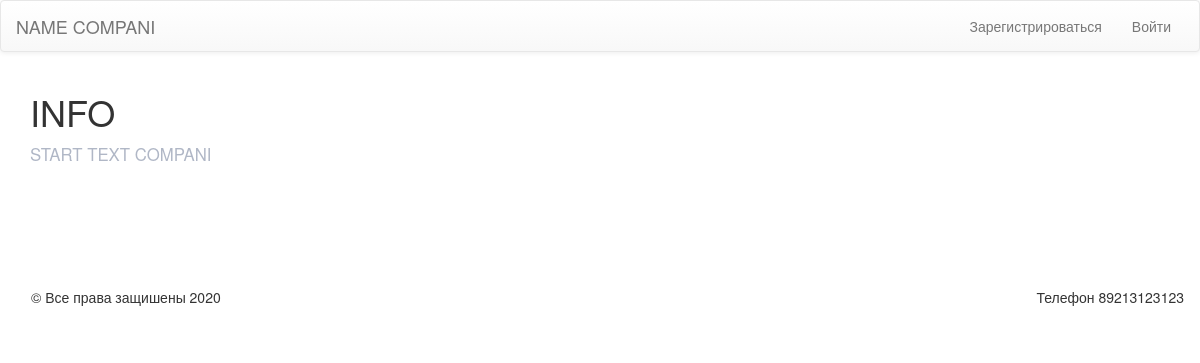
The app's page /, older data.
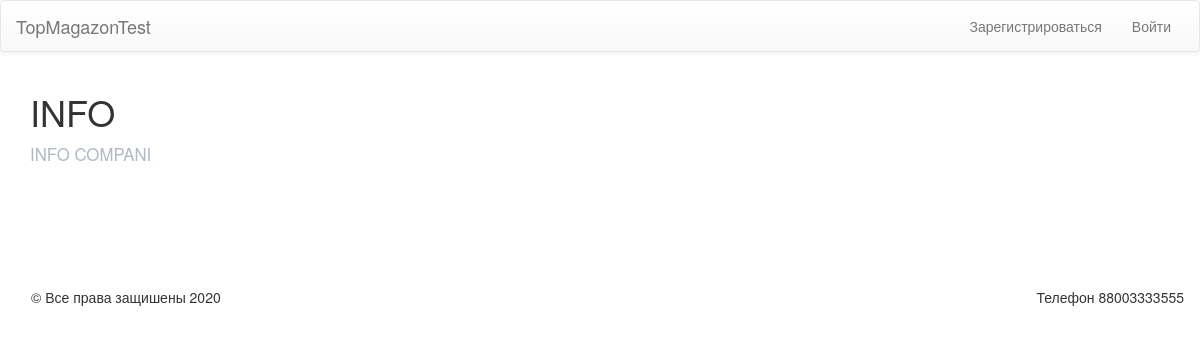
The same page, newer data.
### data/INFORM.py (models this page shows)
class Info(SqlAlchemyBase, SerializerMixin):
    __tablename__ = 'inform'
    id = sqlalchemy.Column(sqlalchemy.Integer,
                           primary_key=True, autoincrement=True)
    name = sqlalchemy.Column(sqlalchemy.String, nullable=False, default='name')
    start_text = sqlalchemy.Column(sqlalchemy.String, nullable=False, default='start_text')
    telefon = sqlalchemy.Column(sqlalchemy.String, nullable=False, default='89999999')
    compan_img = sqlalchemy.Column(sqlalchemy.String, nullable=False, default='https://sun9-16.userapi.com/c856028/v856028901/202200/Epy2s3_x81I.jpg')
    admin = sqlalchemy.Column(sqlalchemy.String, nullable=False, default='admin')
    modified_date = sqlalchemy.Column(sqlalchemy.DateTime, default=datetime.datetime.now)
    derektor = sqlalchemy.Column(sqlalchemy.String, nullable=False, default='derektor')

### main.py (the view)
@app.route('/')
def start():
    global inform
    categorid = pass_catal()[0]
    list_product = pass_catal()[1]
    id_treners = pass_treners()[0]
    id_li_client = pass_treners()[1]
    return render_template('start.html', title='start', inform=inform, categorid=categorid,
                           list_product=list_product, id_treners=id_treners, id_li_client=id_li_client)

### main.py (called while the page is built)
def pass_treners():
    list_clientele = []
    id_li_client = {}
    id_treners = {}
    for tran in session.query(Trainer):
        id_treners[str(tran.id)] = [tran.surname, tran.name, tran.age, tran.img_trainer, tran.email, tran.telefon]
        for cli in tran.clientele.split(', '):
            list_clientele.append(int(cli))
        id_li_client[str(tran.id)] = list_clientele
        list_clientele = []
    return [id_treners, id_li_client]

def pass_catal():
    id_product_list = []
    categorid = {}
    list_product = {}
    for cate in session.query(Categories):
        categorid[str(cate.id)] = [cate.name, cate.products]
        for prod in cate.products.split(', '):
            try:
                id_product_list.append(int(prod))
                list_product[str(cate.id)] = id_product_list
            except Exception as er:
                abort(404, message=f"fail prod list {er}")
        id_product_list = []
    return [categorid, list_product]

### templates/start.html
{% extends "base.html" %}
{% block content %}
    <h1>INFO</h1>
    <form action="" method="post">
        <div class="textsss">
        {{inform.start_text}}
        </div>
    </form>
{% endblock %}

### templates/base.html (shortened to what this page needs)
<!doctype html>
<html lang="en">
<head>
  <link rel="stylesheet" href="https://maxcdn.bootstrapcdn.com/bootstrap/3.3.7/css/bootstrap.min.css">
  <link rel="stylesheet" href="https://maxcdn.bootstrapcdn.com/bootstrap/3.3.7/css/bootstrap-theme.min.css">
    <link rel="stylesheet" type="text/css" href='/static/css/style.css' />
</head>
<body style="background-attachment:fixed" topmargin="0">
<nav class="navbar navbar-default" role="navigation">
    <div class="container-fluid">
      <div class="navbar-header">
        <a class="navbar-brand" href="/">{{inform.name}}</a>
      </div>
    {% if current_user.is_authenticated %}
        <div class="collapse navbar-collapse" id="bs-example-navbar-collapse-1">
            <div class="container">
  <ul class="nav nav-pills" role="tablist">
    <li><a href="#home" role="tab" data-toggle="pill">Catalog</a></li>
      <li><a href="/login">Войти в другой акаунт</a></li>
      <li><a class="nav navbar-brand" href="/profile/{{inform.id}}">{{ current_user.name }}</a></li>
      <li class="dropdown">
            <a href="#" class="dropdown-toggle" data-toggle="dropdown">Инфо тренеров <b class="caret"></b></a>
            <ul class="dropdown-menu">
                {% for item in id_treners %}
                <li><form class="collapse navbar-collapse">
                    <img width="50" height="50" src="{{id_treners[item][3]}}">№{{item}}
                    <h3>{{id_treners[item][0]}}</h3>
                    <h3>{{id_treners[item][1]}}</h3>
                    <footer>телефон: <br>{{id_treners[item][5]}}</footer>
                    <p>Возраст {{id_treners[item][2]}}</p>
                    <h5>{{id_treners[item][4]}}</h5>
                </form></li>
                <li class="divider"></li>
                {% endfor %}
            </ul></li>
  </ul>
  <div class="tab-content">
    <div role="tabpanel" class="tab-pane fade in" id="home">
        <nav class="navbar navbar-default" role="navigation">
        <ul class="nav nav-pills" role="tablist">
        {%for item in categorid%}
            <li><footer>№{{item}}</footer>
        <a  class="btn btn-info" href='/catalog/{{item}}'>{{categorid[item][0]}}</a></li>
        {% endfor %}
        </ul>
            </nav>
    </div>
</div>
{% else %}
      <div class="container">
        <ul class="nav navbar-nav navbar-right">
          <li><a href="/register">Зарегистрироваться</a></li>
          <li><a href="/login">Войти</a></li>
        </ul>
      </div>
            </div>
{% endif %}
</nav>
<main role="main" class="container">
    {% block content %}{% endblock %}
</main>
<br><br><br><br><br><br>
<nav class="navbar" role="navigation">
    <div class="container-fluid">
<div class="collapse navbar-collapse" >
    <ul class="nav navbar-nav">
        <li><footer>&copy; Все права защишены 2020</footer></li>
        </ul>
    <ul class="nav navbar-nav navbar-right">
        <li><footer>Телефон {{inform.telefon}}</footer></li>
        </ul>
</div>
      </div>
</nav>
</body>
</html>

### static/css/style.css (style rules this page uses)
body { background: url(https://sun9-37.userapi.com/c856524/v856524834/16b90d/RciFZHBAeAg.jpg); -moz-background-size: 100%; -webkit-background-size: 100%; -o-background-size: 100%; background-size: 100%; }
div.textsss { color: #b0b7c6; font-size: 120% }

### templates/base.html (style rules this page uses)
body { background: url(https://sun9-37.userapi.com/c856524/v856524834/16b90d/RciFZHBAeAg.jpg); -moz-background-size: 100%; -webkit-background-size: 100%; -o-background-size: 100%; background-size: 100%; }

Row changes from the older to the newer data that the page shows:
changed Info: name "NAME COMPANI" → "TopMagazonTest"; start_text "START TEXT COMPANI" → "INFO COMPANI"; telefon "89213123123" → "88003333555"
